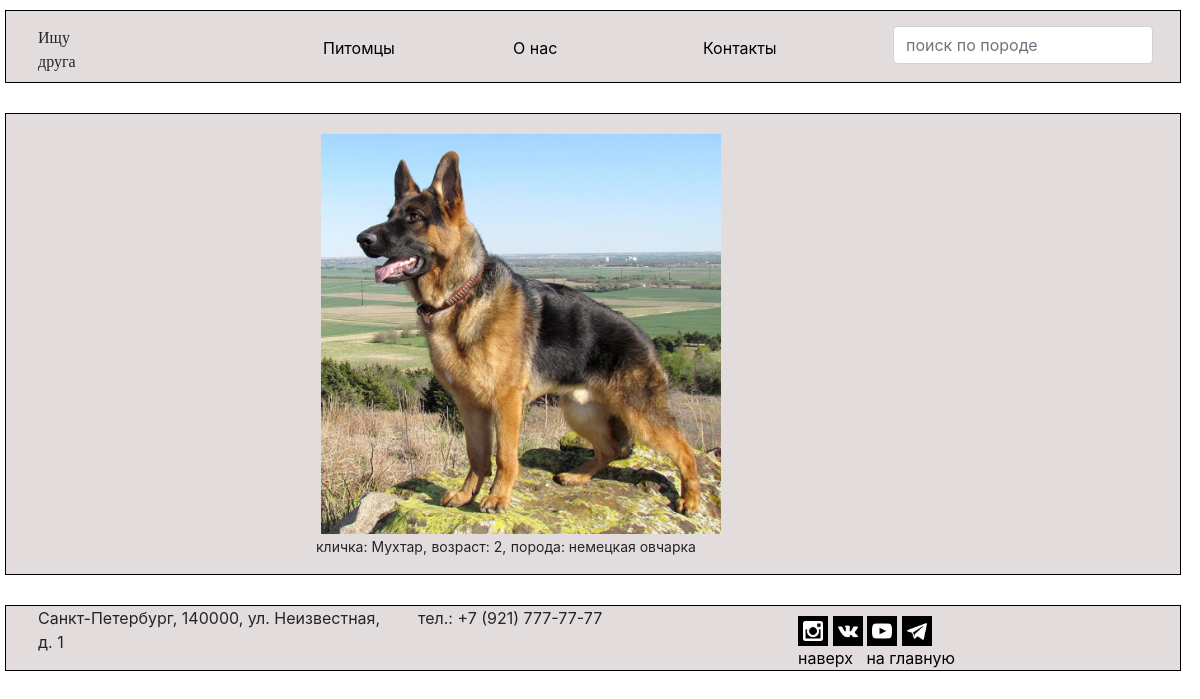
Page /pets/f77fedaff7dd450cb0e8aeeb12724050/ on the committed database.
### app/models.py (models this page shows, shortened)
class Pet(models.Model):
    id = models.UUIDField(default=uuid.uuid4, primary_key=True)
    dog = 'DG'
    cat = 'CT'
    parrot = 'PR'
    animals = (
        (dog, 'собака'),
        (cat, 'кошка'),
        (parrot, 'попугай'),
    )
    type_of_animal = models.CharField(max_length=2, verbose_name="тип животного", choices=animals, default=dog)
    name = models.CharField(max_length=256, verbose_name="Кличка")
    age = models.IntegerField(verbose_name="Возраст",
                              validators=[validators.MaxValueValidator(100)])
    doc = models.ForeignKey('Registration', on_delete=models.CASCADE,
                            verbose_name="Регистрационный документ",
                            related_name="pet_registration")
    photo = models.ImageField(upload_to='pets_photo', blank=True)
    breed = models.ForeignKey('Breed', on_delete=models.CASCADE,
                              verbose_name="Порода")
    owner = models.ForeignKey('Owner', on_delete=models.CASCADE,
                              verbose_name="Владелец", blank=True, null=True)

class Breed(models.Model):
    id = models.UUIDField(primary_key=True, default=uuid.uuid4)
    name = models.CharField(max_length=256,
                            verbose_name="Порода")
    code = models.CharField(max_length=256,
                            verbose_name="Код")
    def __str__(self):
        return self.name

### app/views.py (the view)
# urls.py: path('pets/<str:pk>/', PetView.as_view()),
class PetView(DetailView):
    model = Pet
    template_name = 'pets/pet_detail.html'

### app/templates/pets/pet_detail.html
{% extends 'base.html' %}
{% block content %}
<div class="main-content">
    <div class="col-lg-4 detail-photo">
        <a href="#">
            <img height="400" width="400"
                 src="{{ object.photo.url }}" alt="" class="fit">
        </a>
    </div>
    <div class="pet-text-detail submenu">
        <ul>
            <li>кличка: {{object.name}},</li>
            <li>возраст: {{object.age}},</li>
            <li>порода: {{object.breed}}</li>
        </ul>
    </div>
</div>
{% endblock %}

### app/static/css/style.css (style rules this page uses)
a { text-decoration: none; color: black; }
.submenu>ul>li { list-style-type: none; display: inline; font-size: 14px; }
.detail-photo { margin-top: 20px; margin-left: 300px; }
.pet-text-detail { margin-left: 270px; }

### rows in the picture
Pet: photo (picture), name "Мухтар", age "2", breed "немецкая овчарка"
